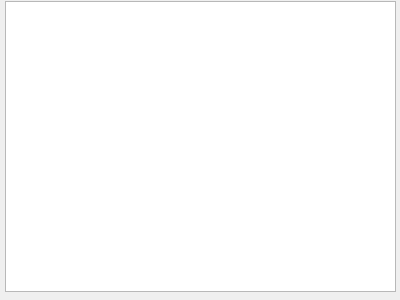
<?xml version="1.0" encoding="UTF-8"?>
<ui version="4.0">
 <class>ImageGallery</class>
 <widget class="QWidget" name="ImageGallery">
  <property name="geometry">
   <rect>
    <x>0</x>
    <y>0</y>
    <width>400</width>
    <height>300</height>
   </rect>
  </property>
  <property name="windowTitle">
   <string>Form</string>
  </property>
  <widget class="QListWidget" name="listWidget">
   <property name="geometry">
    <rect>
     <x>5</x>
     <y>1</y>
     <width>391</width>
     <height>291</height>
    </rect>
   </property>
  </widget>
 </widget>
 <resources/>
 <connections/>
</ui>
